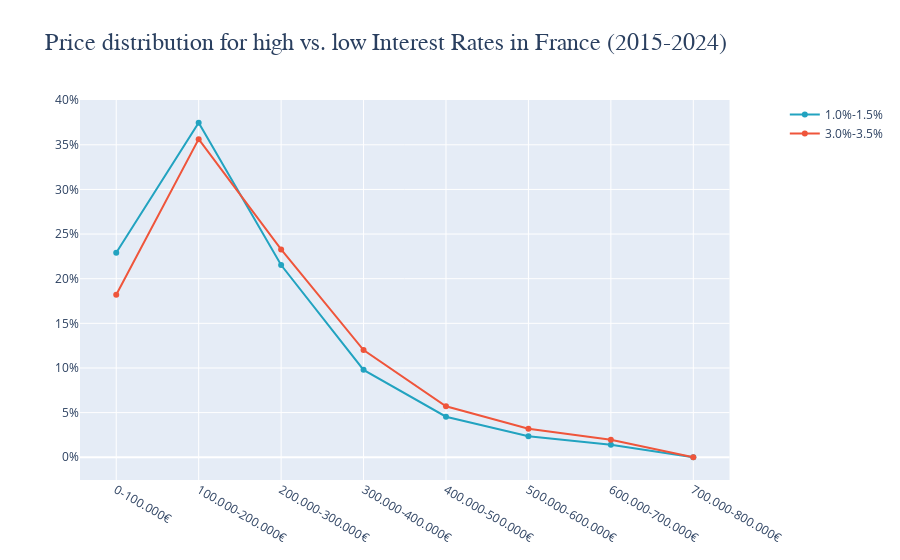

The code cell stored with this chart in its notebook:
### Code cell
fig5 = make_subplots(specs=[[{"secondary_y": True}]])

fig5.add_trace(go.Scatter(
    x=frame.iloc[0].index,
    y=frame.iloc[0].values,
    name=frame.iloc[0].name,
    marker=dict(
        color='rgb(34,163,192)'
    )))

fig5.add_trace(go.Scatter(
    x=frame.iloc[-1].index,
    y=frame.iloc[-1].values,
    name=frame.iloc[-1].name,
    yaxis='y2'
    ),secondary_y=False)

fig5.update_layout(dict(title="Price distribution for high vs. low Interest Rates in France (2015-2024)",
                        title_font_family="Times New Roman",
                        title_font_size = 24,
                        yaxis=dict(tickformat=".0%")
                       ))
fig5.show()

### Figure 1 — Plotly figure (JSON) as saved in the notebook; plotly's stock layout.template omitted (floating-point values rounded to 4 significant figures)
{"data": [{"marker": {"color": "rgb(34,163,192)"}, "name": "1.0%-1.5%", "type": "scatter", "x": ["0-100.000€", "100.000-200.000€", "200.000-300.000€", "300.000-400.000€", "400.000-500.000€", "500.000-600.000€", "600.000-700.000€", "700.000-800.000€"], "y": [0.2291, 0.3747, 0.2154, 0.09788, 0.04541, 0.0236, 0.0139, 0]}, {"name": "3.0%-3.5%", "type": "scatter", "x": ["0-100.000€", "100.000-200.000€", "200.000-300.000€", "300.000-400.000€", "400.000-500.000€", "500.000-600.000€", "600.000-700.000€", "700.000-800.000€"], "xaxis": "x", "y": [0.182, 0.3563, 0.2328, 0.1201, 0.05716, 0.03195, 0.01967, 0], "yaxis": "y"}], "layout": {"title": {"font": {"family": "Times New Roman", "size": 24}, "text": "Price distribution for high vs. low Interest Rates in France (2015-2024)"}, "xaxis": {"anchor": "y", "domain": [0, 0.94]}, "yaxis": {"anchor": "x", "domain": [0, 1], "tickformat": ".0%"}, "yaxis2": {"anchor": "x", "overlaying": "y", "side": "right"}}}
